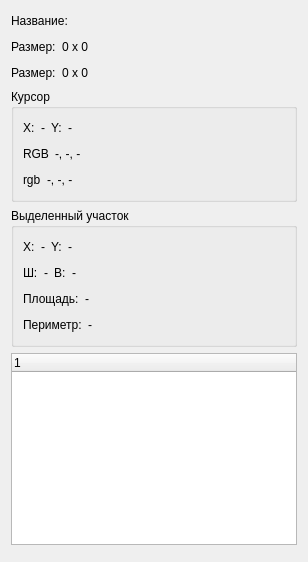
<?xml version="1.0" encoding="UTF-8"?>
<ui version="4.0">
 <class>CursorImageInfoWidget</class>
 <widget class="QWidget" name="CursorImageInfoWidget">
  <property name="geometry">
   <rect>
    <x>0</x>
    <y>0</y>
    <width>308</width>
    <height>562</height>
   </rect>
  </property>
  <layout class="QVBoxLayout" name="verticalLayout_3">
   <item>
    <layout class="QHBoxLayout" name="horizontalLayout_8">
     <item>
      <widget class="QLabel" name="nameL">
       <property name="text">
        <string>Название:</string>
       </property>
      </widget>
     </item>
     <item>
      <widget class="QLabel" name="nameValueL">
       <property name="text">
        <string/>
       </property>
      </widget>
     </item>
     <item>
      <spacer name="horizontalSpacer_9">
       <property name="orientation">
        <enum>Qt::Horizontal</enum>
       </property>
       <property name="sizeHint" stdset="0">
        <size>
         <width>40</width>
         <height>20</height>
        </size>
       </property>
      </spacer>
     </item>
    </layout>
   </item>
   <item>
    <layout class="QHBoxLayout" name="horizontalLayout_9">
     <item>
      <widget class="QLabel" name="imageSizeL">
       <property name="text">
        <string>Размер:</string>
       </property>
      </widget>
     </item>
     <item>
      <widget class="QLabel" name="imageSizeValueL">
       <property name="text">
        <string>0 x 0</string>
       </property>
      </widget>
     </item>
     <item>
      <spacer name="horizontalSpacer_8">
       <property name="orientation">
        <enum>Qt::Horizontal</enum>
       </property>
       <property name="sizeHint" stdset="0">
        <size>
         <width>40</width>
         <height>20</height>
        </size>
       </property>
      </spacer>
     </item>
    </layout>
   </item>
   <item>
    <layout class="QHBoxLayout" name="horizontalLayout_10">
     <item>
      <widget class="QLabel" name="imageSizeUnit">
       <property name="text">
        <string>Размер:</string>
       </property>
      </widget>
     </item>
     <item>
      <widget class="QLabel" name="imageSizeValueUnit">
       <property name="text">
        <string>0 x 0</string>
       </property>
      </widget>
     </item>
     <item>
      <spacer name="horizontalSpacer_10">
       <property name="orientation">
        <enum>Qt::Horizontal</enum>
       </property>
       <property name="sizeHint" stdset="0">
        <size>
         <width>40</width>
         <height>20</height>
        </size>
       </property>
      </spacer>
     </item>
    </layout>
   </item>
   <item>
    <widget class="QGroupBox" name="cursorGB">
     <property name="title">
      <string>Курсор</string>
     </property>
     <layout class="QVBoxLayout" name="verticalLayout">
      <item>
       <layout class="QHBoxLayout" name="horizontalLayout_2">
        <item>
         <widget class="QLabel" name="cursorXL">
          <property name="text">
           <string>X:</string>
          </property>
         </widget>
        </item>
        <item>
         <widget class="QLabel" name="cursorXValueL">
          <property name="text">
           <string>-</string>
          </property>
         </widget>
        </item>
        <item>
         <widget class="QLabel" name="cursorYL">
          <property name="text">
           <string>Y:</string>
          </property>
         </widget>
        </item>
        <item>
         <widget class="QLabel" name="cursorYValueL">
          <property name="text">
           <string>-</string>
          </property>
         </widget>
        </item>
        <item>
         <spacer name="horizontalSpacer_2">
          <property name="orientation">
           <enum>Qt::Horizontal</enum>
          </property>
          <property name="sizeHint" stdset="0">
           <size>
            <width>40</width>
            <height>20</height>
           </size>
          </property>
         </spacer>
        </item>
       </layout>
      </item>
      <item>
       <layout class="QHBoxLayout" name="horizontalLayout">
        <item>
         <widget class="QLabel" name="rgbL">
          <property name="text">
           <string>RGB</string>
          </property>
         </widget>
        </item>
        <item>
         <widget class="QLabel" name="rgbValueL">
          <property name="text">
           <string>-, -, -</string>
          </property>
         </widget>
        </item>
        <item>
         <spacer name="horizontalSpacer">
          <property name="orientation">
           <enum>Qt::Horizontal</enum>
          </property>
          <property name="sizeHint" stdset="0">
           <size>
            <width>40</width>
            <height>20</height>
           </size>
          </property>
         </spacer>
        </item>
       </layout>
      </item>
      <item>
       <layout class="QHBoxLayout" name="horizontalLayout_7">
        <item>
         <widget class="QLabel" name="rgb2L">
          <property name="text">
           <string>rgb</string>
          </property>
         </widget>
        </item>
        <item>
         <widget class="QLabel" name="rgb2ValueL">
          <property name="text">
           <string>-, -, -</string>
          </property>
         </widget>
        </item>
        <item>
         <spacer name="horizontalSpacer_7">
          <property name="orientation">
           <enum>Qt::Horizontal</enum>
          </property>
          <property name="sizeHint" stdset="0">
           <size>
            <width>40</width>
            <height>20</height>
           </size>
          </property>
         </spacer>
        </item>
       </layout>
      </item>
     </layout>
    </widget>
   </item>
   <item>
    <widget class="QGroupBox" name="selectedAreaGB">
     <property name="title">
      <string>Выделенный участок</string>
     </property>
     <layout class="QVBoxLayout" name="verticalLayout_2">
      <item>
       <layout class="QHBoxLayout" name="horizontalLayout_3">
        <item>
         <widget class="QLabel" name="selectedAreaXL">
          <property name="text">
           <string>X:</string>
          </property>
         </widget>
        </item>
        <item>
         <widget class="QLabel" name="selectedAreaXValueL">
          <property name="text">
           <string>-</string>
          </property>
         </widget>
        </item>
        <item>
         <widget class="QLabel" name="selectedAreaYL">
          <property name="text">
           <string>Y:</string>
          </property>
         </widget>
        </item>
        <item>
         <widget class="QLabel" name="selectedAreaYValueL">
          <property name="text">
           <string>-</string>
          </property>
         </widget>
        </item>
        <item>
         <spacer name="horizontalSpacer_3">
          <property name="orientation">
           <enum>Qt::Horizontal</enum>
          </property>
          <property name="sizeHint" stdset="0">
           <size>
            <width>40</width>
            <height>20</height>
           </size>
          </property>
         </spacer>
        </item>
       </layout>
      </item>
      <item>
       <layout class="QHBoxLayout" name="horizontalLayout_4">
        <item>
         <widget class="QLabel" name="selectedAreaWidthL">
          <property name="text">
           <string>Ш:</string>
          </property>
         </widget>
        </item>
        <item>
         <widget class="QLabel" name="selectedAreaWidthValueL">
          <property name="text">
           <string>-</string>
          </property>
         </widget>
        </item>
        <item>
         <widget class="QLabel" name="selectedAreaHeightL">
          <property name="text">
           <string>В:</string>
          </property>
         </widget>
        </item>
        <item>
         <widget class="QLabel" name="selectedAreaHeightValueL">
          <property name="text">
           <string>-</string>
          </property>
         </widget>
        </item>
        <item>
         <spacer name="horizontalSpacer_4">
          <property name="orientation">
           <enum>Qt::Horizontal</enum>
          </property>
          <property name="sizeHint" stdset="0">
           <size>
            <width>40</width>
            <height>20</height>
           </size>
          </property>
         </spacer>
        </item>
       </layout>
      </item>
      <item>
       <layout class="QHBoxLayout" name="horizontalLayout_5">
        <item>
         <widget class="QLabel" name="selectedAreaL">
          <property name="text">
           <string>Площадь:</string>
          </property>
         </widget>
        </item>
        <item>
         <widget class="QLabel" name="selectedAreaValueL">
          <property name="text">
           <string>-</string>
          </property>
         </widget>
        </item>
        <item>
         <spacer name="horizontalSpacer_5">
          <property name="orientation">
           <enum>Qt::Horizontal</enum>
          </property>
          <property name="sizeHint" stdset="0">
           <size>
            <width>40</width>
            <height>20</height>
           </size>
          </property>
         </spacer>
        </item>
       </layout>
      </item>
      <item>
       <layout class="QHBoxLayout" name="horizontalLayout_6">
        <item>
         <widget class="QLabel" name="selectedArcLengthL">
          <property name="text">
           <string>Периметр:</string>
          </property>
         </widget>
        </item>
        <item>
         <widget class="QLabel" name="selectedArcLengthValueL">
          <property name="text">
           <string>-</string>
          </property>
         </widget>
        </item>
        <item>
         <spacer name="horizontalSpacer_6">
          <property name="orientation">
           <enum>Qt::Horizontal</enum>
          </property>
          <property name="sizeHint" stdset="0">
           <size>
            <width>40</width>
            <height>20</height>
           </size>
          </property>
         </spacer>
        </item>
       </layout>
      </item>
     </layout>
    </widget>
   </item>
   <item>
    <widget class="ICEGUI_NS::FilterParamTreeWidget" name="filterTreeWidget">
     <property name="sizePolicy">
      <sizepolicy hsizetype="Preferred" vsizetype="MinimumExpanding">
       <horstretch>0</horstretch>
       <verstretch>0</verstretch>
      </sizepolicy>
     </property>
    </widget>
   </item>
   <item>
    <spacer name="verticalSpacer">
     <property name="orientation">
      <enum>Qt::Vertical</enum>
     </property>
     <property name="sizeHint" stdset="0">
      <size>
       <width>20</width>
       <height>195</height>
      </size>
     </property>
    </spacer>
   </item>
  </layout>
 </widget>
 <customwidgets>
  <customwidget>
   <class>ICEGUI_NS::FilterParamTreeWidget</class>
   <extends>QTreeWidget</extends>
   <header>filterparamtreewidget.h</header>
   <container>1</container>
  </customwidget>
 </customwidgets>
 <resources>
  <include location="../icegui.qrc"/>
 </resources>
 <connections/>
</ui>
